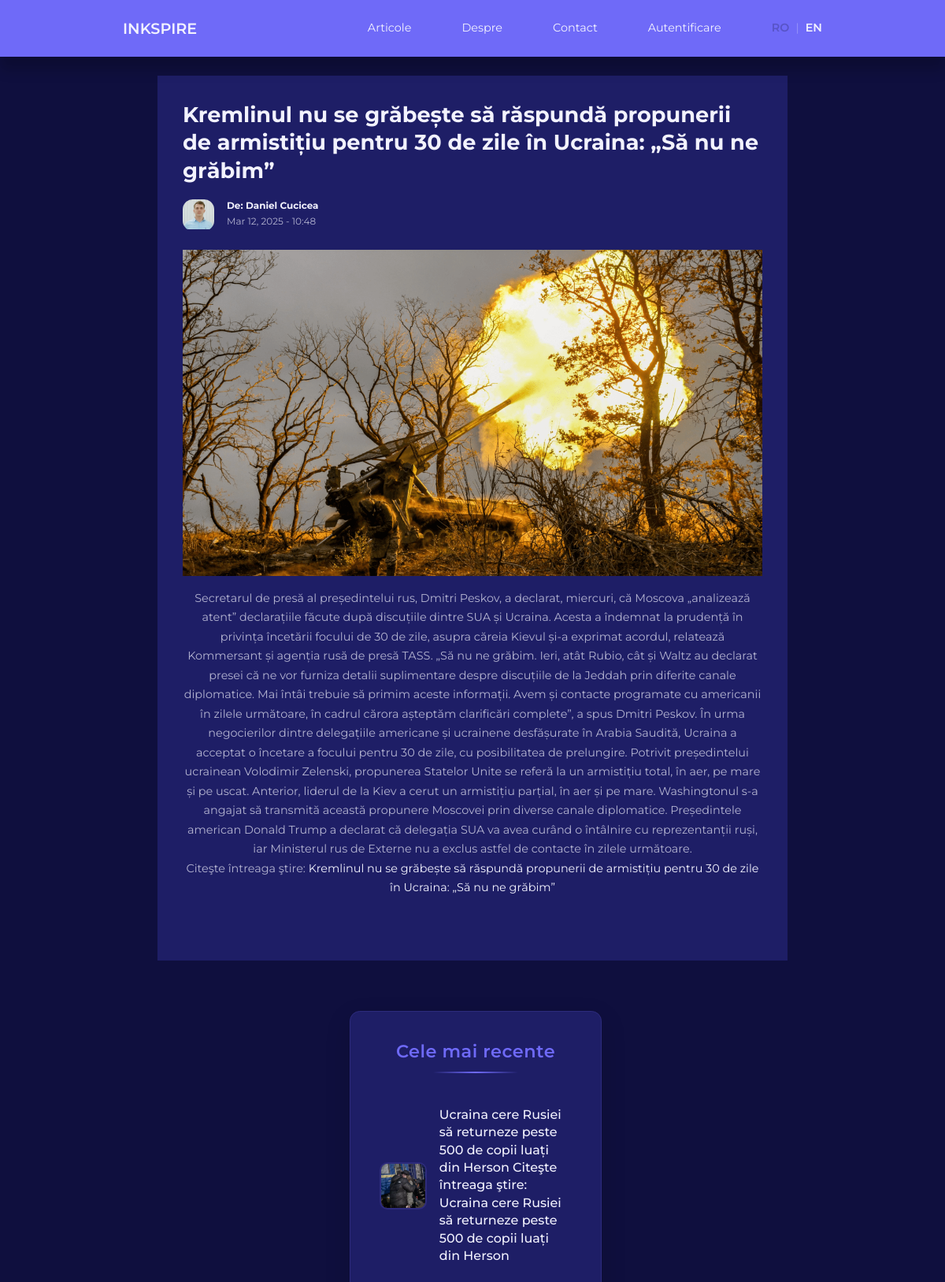
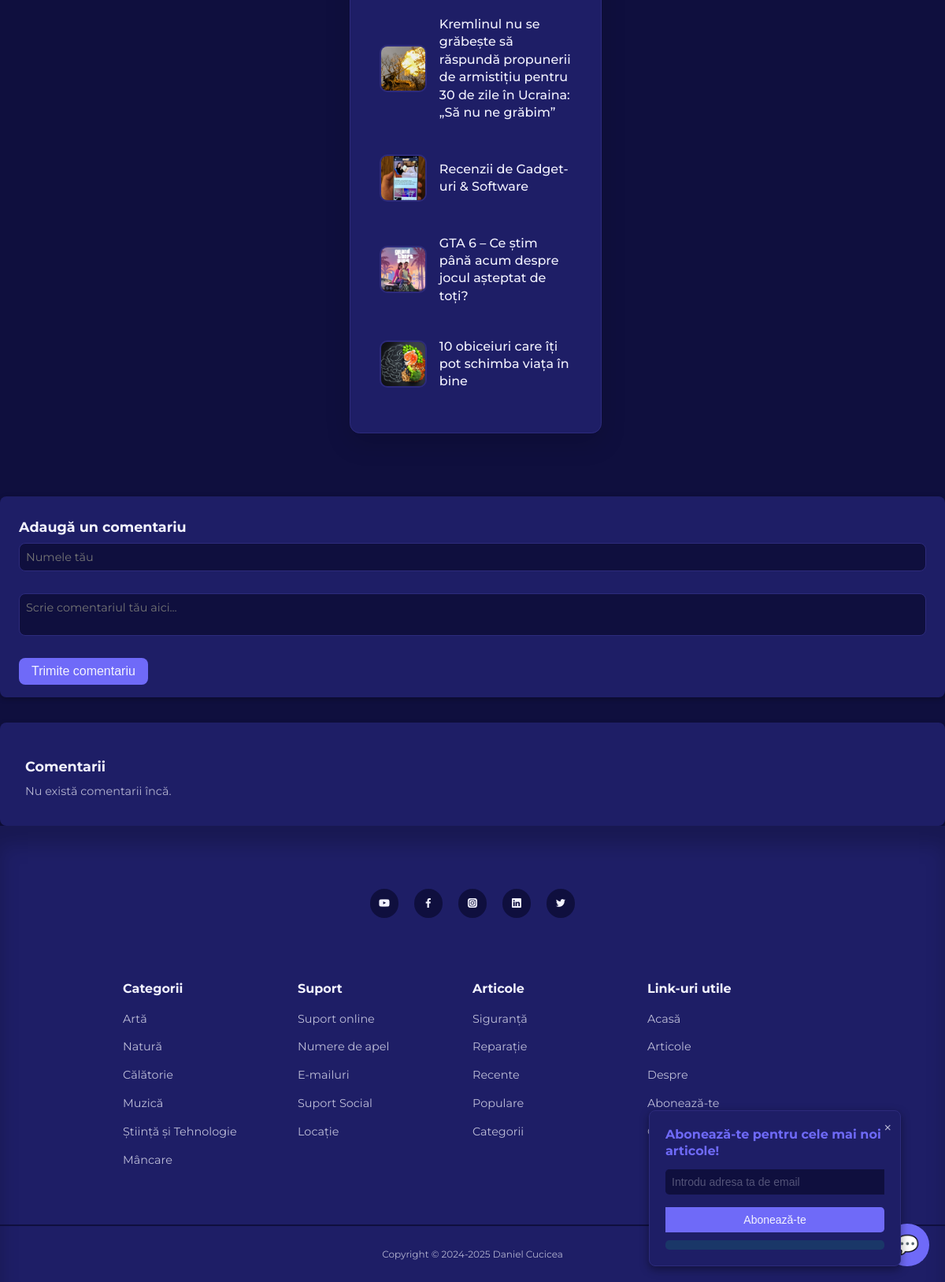
Screenshot of /post.php?id=37 with the database file from the repository (2 pictures, top to bottom).
### tables this page shows
CREATE TABLE `posts` (
  `id` int(11) UNSIGNED NOT NULL,
  `title` varchar(255) NOT NULL,
  `body` text NOT NULL,
  `thumbnail` varchar(255) NOT NULL,
  `date_time` timestamp NOT NULL DEFAULT current_timestamp(),
  `category_id` int(11) UNSIGNED DEFAULT NULL,
  `author_id` int(11) UNSIGNED NOT NULL,
  `is_featured` tinyint(1) NOT NULL,
  `title_en` varchar(255) NOT NULL,
  `body_en` text NOT NULL
);

CREATE TABLE `users` (
  `id` int(11) UNSIGNED NOT NULL,
  `firstname` varchar(50) NOT NULL,
  `lastname` varchar(50) NOT NULL,
  `username` varchar(50) NOT NULL,
  `email` varchar(100) NOT NULL,
  `password` varchar(255) NOT NULL,
  `avatar` varchar(255) NOT NULL,
  `is_admin` tinyint(1) NOT NULL
);

### post.php (the view, shortened to what this page needs)
<?php
include 'partials/header.php';
if (isset($_GET['id'])) {
    $id = filter_var($_GET['id'], FILTER_SANITIZE_NUMBER_INT);
    $query = "SELECT * FROM posts WHERE id=$id";
    $result = mysqli_query($connection, $query);
    $post = mysqli_fetch_assoc($result);
} else {
    header('location: ' . ROOT_URL . 'blog.php');
    die();
}
?>
<?php
$lang = $_SESSION['lang'] ?? 'ro';
$title_field = $lang === 'en' ? 'title_en' : 'title';
$body_field = $lang === 'en' ? 'body_en' : 'body';
?>
<section class="singlepost">
  <div class="singlepost__wrapper">
    <div class="container singlepost__container">
     <h2><?= ($post[$title_field]) ?></h2>
      <div class="post__author">
        <?php
          $author_id = $post['author_id'];
          $author_query = "SELECT * FROM users WHERE id=$author_id";
          $author_result = mysqli_query($connection, $author_query);
          $author = mysqli_fetch_assoc($author_result);
        ?>
        <div class="post__author-avatar">
          <img src="./images/<?= $author['avatar'] ?>">
        </div>
        <div class="post__author-info">
          <h5><?= t('by') ?><?= "{$author['firstname']} {$author['lastname']}" ?></h5>
          <small><?= date("M d, Y - H:i", strtotime($post['date_time'])) ?></small>
        </div>
      </div>
      <div class="singlepost__thumbnail">
        <img src="./images/<?= $post['thumbnail'] ?>">
      </div>
     <div><?= ($post[$body_field]) ?></div>
    </div>
    <aside class="recent-posts-sidebar">
      <h3><?= t('latest_posts') ?></h3>
      <?php
        $recent_query = "SELECT id, thumbnail, {$title_field} AS title_display FROM posts ORDER BY date_time DESC LIMIT 5";
        $recent_result = mysqli_query($connection, $recent_query);
        while ($recent_post = mysqli_fetch_assoc($recent_result)) :
      ?>
        <div class="recent-post">
          <a href="post.php?id=<?= $recent_post['id'] ?>">
            <img src="./images/<?= $recent_post['thumbnail'] ?>" alt="<?= htmlspecialchars($recent_post['title_display']) ?>">
            <span><?= htmlspecialchars_decode($recent_post['title_display']) ?></span>
          </a>
        </div>
      <?php endwhile; ?>
    </aside>
  </div>
</section>
<section class="comment-form">
    <h3><?= t('add_comment') ?></h3>
    <form action="<?= ROOT_URL ?>add-comment.php" method="POST">
<input
  type="text"
  name="user_name"
  placeholder="<?= t('placeholder_user_name') ?>"
  required
>
<textarea
  name="comment"
  placeholder="<?= t('placeholder_comment') ?>"
  required
></textarea>
<button type="submit" name ="submit"><?= t('submit_comment') ?></button>
    </form>
</section>
<section class="comment-section">
    <h3><?= t('comments') ?></h3>
    <?php
    require_once __DIR__ . '/config/database.php';
    $post_id = $post['id'];
    $stmt = $connection->prepare("SELECT user_name, comment, created_at FROM comments WHERE post_id = ? ORDER BY created_at DESC");
    $stmt->bind_param("i", $post_id);
    $stmt->execute();
    $result = $stmt->get_result();
    if ($result->num_rows > 0) {
        while ($row = $result->fetch_assoc()) {
            echo "<div class='comment'>";
            echo "<p class='comment-author'><strong>" . htmlspecialchars($row['user_name']) . ":</strong></p>";
            echo "<p>" . htmlspecialchars($row['comment']) . "</p>";
            echo "<p class='comment-date'>" . $row['created_at'] . "</p>";
            echo "</div>";
        }
    } else {
        echo '<p>' . t('no_comments_yet') . '</p>';
    }
    ?>
</section>
<?php
include 'partials/footer.php';
?>

### rows the page displays
posts: title "Kremlinul nu se grăbește să răspundă propunerii de armistițiu pentru 30 de zile în Ucraina: „Să nu ne grăbim”", date_time "Mar 12, 2025 - 10:48", thumbnail (picture), body "Secretarul de presă al președintelui rus, Dmitri Peskov, a declarat, miercuri, că Moscova „analizează atent” declarațiile făcute după discuțiile dintre SUA și Ucraina. Acesta a îndemnat la prudență în privința încetării focului de 30 de zile, asupra căreia Kievul și-a exprimat acordul, relatează Kommersant și agenția rusă de presă TASS. „Să nu ne grăbim. Ieri, atât Rubio, cât și Waltz au declarat presei că ne vor furniza detalii suplimentare despre discuțiile de la Jeddah prin diferite canale diplomatice. Mai întâi trebuie să primim aceste informații. Avem și contacte programate cu americanii în zilele următoare, în cadrul cărora așteptăm clarificări complete”, a spus Dmitri Peskov. În urma…"
users: avatar (picture), firstname "Daniel", lastname "Cucicea"
posts: thumbnail (picture), title "Ucraina cere Rusiei să returneze peste 500 de copii luați din Herson Citeşte întreaga ştire: Ucraina cere Rusiei să returneze peste 500 de copii luați din Herson"
posts: thumbnail (picture), title "Recenzii de Gadget-uri & Software"
posts: thumbnail (picture), title "GTA 6 – Ce știm până acum despre jocul așteptat de toți?"
posts: thumbnail (picture), title "10 obiceiuri care îți pot schimba viața în bine"

### other values shown
t('blog') "Articole"
t('about') "Despre"
t('contact') "Contact"
t('signin') "Autentificare"
t('by') "De:"
t('latest_posts') "Cele mai recente"
t('add_comment') "Adaugă un comentariu"
t('submit_comment') "Trimite comentariu"
t('comments') "Comentarii"
t('no_comments_yet') "Nu există comentarii încă."
t('support') "Suport"
t('support_online') "Suport online"
t('support_phone_numbers') "Numere de apel"
t('support_emails') "E-mailuri"
t('support_social') "Suport Social"
